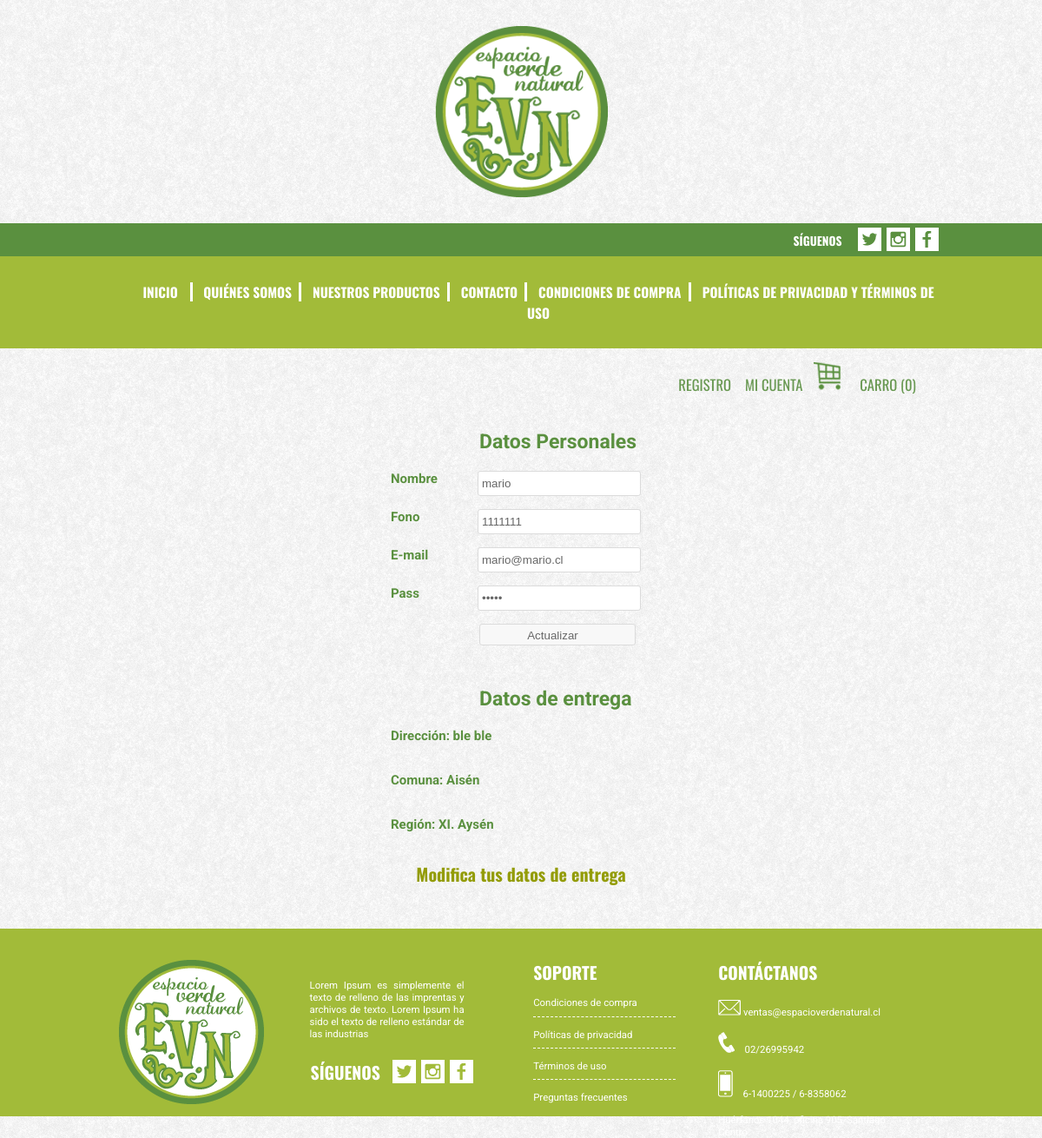
Screenshot of /tus-datos.php (signed in) with the database file from the repository.
### tables this page shows
CREATE TABLE IF NOT EXISTS `usuario` (
  `USU_ID` int(11) NOT NULL AUTO_INCREMENT,
  `USU_NOMBRE` varchar(200) DEFAULT NULL,
  `USU_FONO` int(11) DEFAULT NULL,
  `USU_MAIL` varchar(200) DEFAULT NULL,
  `USU_EDAD` date DEFAULT NULL,
  `USU_PASS` varchar(200) DEFAULT NULL,
  `usu_fecha` date NOT NULL,
  PRIMARY KEY (`USU_ID`)
);

CREATE TABLE IF NOT EXISTS `direccion` (
  `DIR_ID` int(11) NOT NULL,
  `USU_ID` int(11) DEFAULT NULL,
  `COM_ID` int(11) DEFAULT NULL,
  `DIR_DIRECCION` varchar(200) DEFAULT NULL,
  PRIMARY KEY (`DIR_ID`),
  KEY `FK_RELATIONSHIP_1` (`USU_ID`),
  KEY `FK_RELATIONSHIP_2` (`COM_ID`)
);

CREATE TABLE IF NOT EXISTS `comuna` (
  `COM_ID` int(11) NOT NULL,
  `REG_ID` int(11) DEFAULT NULL,
  `COM_NOMBRE` varchar(200) DEFAULT NULL,
  PRIMARY KEY (`COM_ID`),
  KEY `FK_RELATIONSHIP_3` (`REG_ID`)
);

CREATE TABLE IF NOT EXISTS `region` (
  `REG_ID` int(11) NOT NULL,
  `REG_NOMBRE` varchar(200) DEFAULT NULL,
  PRIMARY KEY (`REG_ID`)
);

### function/carrito.php (called while the page is built, shortened)
<?php
$carrito = new Carrito();
class Carrito
{
    private $carrito = array();
    public function __construct()
    {
        if(!isset($_SESSION["carrito"]))
        {
            $this->carrito["precio_total"] = 0;
            $this->carrito["articulos_total"] = 0;
        }
        $this->carrito = $_SESSION['carrito'];
    }
    public function articulos_total()
    {
        if(!isset($this->carrito["articulos_total"]) || $this->carrito === null)
        {
            return 0;
        }
    }
}
?>

### tus-datos.php (the view, shortened to what this page needs)
<?php
    include 'function/carrito.php';
?>
<!DOCTYPE html>
 <html class="">
<html lang="es">
<head>
    <link href="css/style.css" rel="stylesheet" type="text/css" />
</head>
<body>
 <header class="header">
            <div class="logo">
                <h1><img src="img/evn-gif.gif" alt="Espacio verde natural"></h1>
            </div>
            <div class="cont_color_follow">
                <div class="cont_follow_top">
                    <div class="follow_top">
                        <div class="sig_top">
                            SÍGUENOS
                        </div>
                        <div class="redestop"><a href="http://www.twitter.com" target="_blank"><img src="img/twitter.png" alt="Twitter"></a><a href="http://www.instagram.com" target="_blank"><img src="img/instagram.png" alt="Instagram"></a><a href="http://www.facebook.com" target="_blank"><img src="img/facebook.png" alt="Facebook"></a></div>
                    </div>
                </div>
            </div>
            <div class="ul_menu">
                <nav class="menu_p">
                    <div id="menuGrande">
                        <ul>
                            <li ><a href="index.php" id="menu_inicio">INICIO</a></li>
                            <li ><a href="quienes-somos.php" id="menu_quienes">QUIÉNES SOMOS</a></li>
                            <li ><a href="nuestros-productos.php" id="menu_prod">NUESTROS PRODUCTOS</a></li>
                            <li ><a href="contacto.php"     id="menu_cont">CONTACTO</a></li>
                            <li ><a href="condiciones.php" id="menu_cond">CONDICIONES DE COMPRA</a></li>
                            <li ><a href="politicas.php" id="menu_pol">POLÍTICAS DE PRIVACIDAD Y TÉRMINOS DE USO</a></li>
                        </ul>
                    </div>
                </nav>
            </div>
            <div class="cont_sesion_top">
                <div class="sesion">
                    <a href="registro.php" id="menu_registro">REGISTRO</a>
                    <a href="cuenta.php" id="menu_cuenta">MI CUENTA</a>
                    <a href="#" id="img_carro" ><img src="img/carro.png" alt="carro"></a>
                    <div id="colorNav">
                        <ul>
                            <li>
                                <a href="">CARRO (<?php echo $carrito->articulos_total()?>)</a>
                            </li>
                        </ul>
                    </div>
                </div>
            </div>
        </header>
        <section class="sec_contacto">
            <article class="art_datos">
                <label class="datos_p">Datos Personales</label>
                    <?php
                        $id = $_SESSION['usuario'];
                        $sql1 = "SELECT usuario.usu_id, usu_nombre, usu_fono, usu_mail, usu_edad, usu_pass, dir_direccion, comuna.com_id, com_nombre, region.reg_id, reg_nombre FROM usuario INNER JOIN direccion ON usuario.usu_id = direccion.usu_id INNER JOIN comuna ON direccion.com_id = comuna.com_id INNER JOIN region ON comuna.reg_id = region.reg_id WHERE usuario.usu_id = $id";
                        $consulta1 = mysql_query($sql1);
                        $dato1 = mysql_fetch_array($consulta1);
                    ?>
                    <fieldset id="contact_form">
                        <form id="modifica" name="modifica" method="post" action="function/modifica.php">
                            <label id="nombre_label" for="nombre"><span>Nombre</span>
                                <input id="nombre" class="text-input" name="nombre" type="text" value="<?php echo $dato1["usu_nombre"]?>" />
                            </label>
                            <label id="fono_label" for="fono"><span>Fono</span>
                                <input id="fono" class="text-input" name="fono" type="text" value="<?php echo $dato1["usu_fono"]?>" />
                            </label>
                            <label id="mail_label" for="mail"><span>E-mail</span>
                                <input id="mail" class="text-input" name="mail" type="text" value="<?php echo $dato1["usu_mail"]?>" />
                            </label>
                            <label id="pass_label" for="pass"><span>Pass</span>
                                <input id="pass" class="text-input" name="pass" type="password" value="<?php echo $dato1["usu_pass"]?>"/>
                            </label>
                            <input id="submit_modifica" class="button" name="submit" type="submit" value="Actualizar" />
                        </form>
                    </fieldset >
                    <label class="datos_p">Datos de entrega</label>
                        <fieldset id="contact_form">
                        <?php
                            if ($dato1['dir_direccion']=='Sin definir'){
                                echo 'No se ha definifido la dirección de entrega para este cliente<br>';
                                echo '<a href="agregar-direccion.php">Modificar</a>';
                                }else{
                                echo '<label>Dirección: '.$dato1['dir_direccion'].'</label><br>';
                                echo '<label>Comuna: '.$dato1['com_nombre'].'</label><br>';
                                echo '<label>Región: '.$dato1['reg_nombre'].'</label><br>';
                                echo '<div class="btn_mod"><a href="agregar-direccion.php">Modifica tus datos de entrega</a></div>';
                                }
                        ?>
                        </fieldset>
            </article>
        </section>
        <footer class="pie">
                <div class="cont_pie">
                    <div class="logo_pie">
                        <img src="img/logo-footer.png" alt="Espacio verde natural">
                    </div>
                    <div class="follow_pie">
                        <div class="follow_text">Lorem Ipsum es simplemente el texto de relleno de las imprentas y archivos de texto. Lorem Ipsum ha sido el texto de relleno estándar de las industrias</div>
                        <div class="sig_foot">
                            SÍGUENOS
                        </div>
                        <div class="tw_pie"><a href=""><img src="img/twitter.png" alt="Twitter"></a><a href=""><img src="img/instagram.png" alt="Instagram"></a><a href=""><img src="img/facebook.png" alt="Facebook"></a></div>
                    </div>
                    <div class="soporte">
                        <div class="title_sop">SOPORTE</div>
                        <div class="cond_sop">Condiciones de compra</div>
                        <div class="cond_sop">Políticas de privacidad</div>
                        <div class="cond_sop">Términos de uso</div>
                        <div class="cond_sop_1">Preguntas frecuentes</div>
                    </div>
                    <div class="contacto">
                        <div itemscope itemtype="http://schema.org/LocalBusiness">
                            <div class="title_cont">CONTÁCTANOS</div>
                            <div class="cont_mail"><img src="img/mail.png" alt="Correo">&nbsp;<span itemprop="email">ventas@espacioverdenatural.cl</span></div>
                            <div class="cont_mail"><img src="img/telefono.png" alt="Telefono">&nbsp;&nbsp;&nbsp;&nbsp;<span itemprop="telephone">02/26995942</span></div>
                            <div class="cont_mail"><img src="img/celu.png" alt="Celular">&nbsp;&nbsp;&nbsp;&nbsp;<span itemprop="telephone">6-1400225 / 6-8358062</span></div>
                            <div class="cont_mail"><span itemprop="streetAddress">Huérfanos 1044</span>, oficina 905, <span itemprop="addressLocality">Santiago Centro.</span></div>
                        </div>
                    </div>
                </div>
        </footer>
</body>
</html>

### rows the page displays
usuario: nombre "mario", fono "1111111", mail "mario@mario.cl", direccion.DIR_DIRECCION "ble ble", comuna.COM_NOMBRE "Aisén", region.REG_NOMBRE "XI. Aysén"

### other values shown
$carrito->articulos_total() "0"
